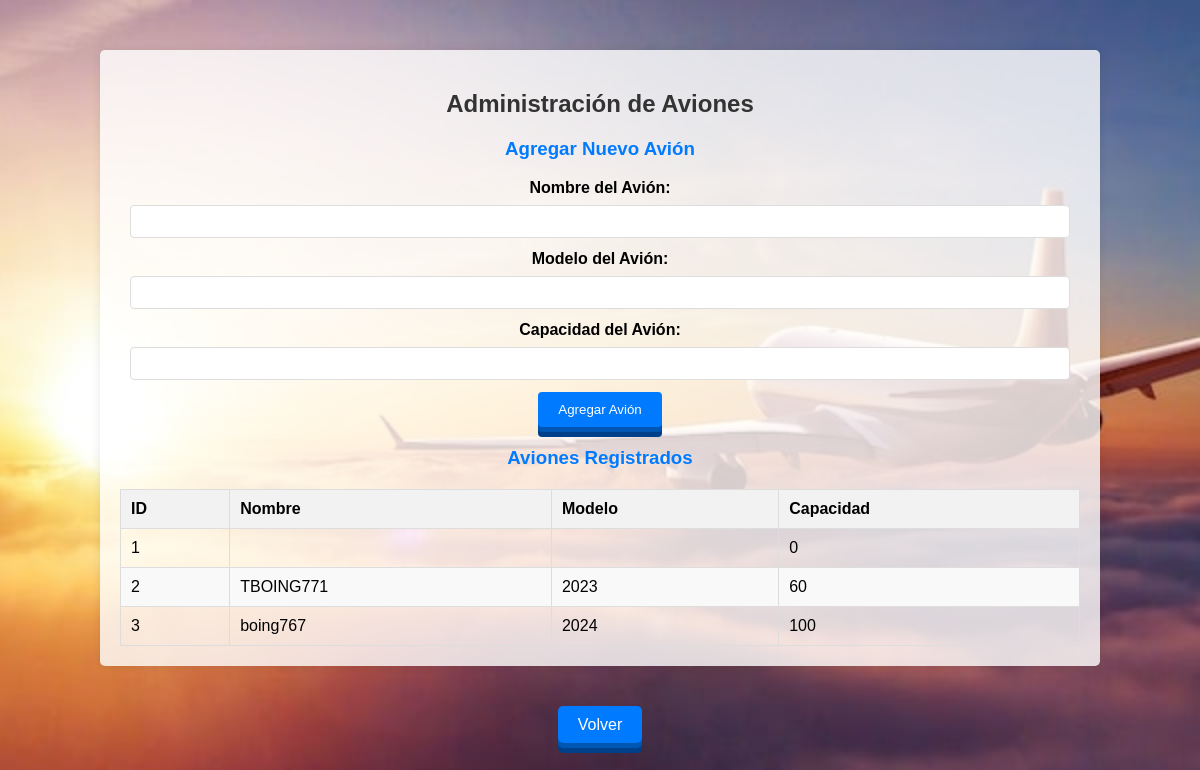
Screenshot of /aviones.php with the database file from the repository.
### tables this page shows
CREATE TABLE `aviones` (
  `id` int(11) NOT NULL,
  `nombre` varchar(100) NOT NULL,
  `modelo` varchar(100) NOT NULL,
  `capacidad` int(11) NOT NULL
);

### aviones.php (the view, shortened to what this page needs)
<!DOCTYPE html>
<html lang="es">
<head>
</head>
<body>
    <div class="container">
        <h2>Administración de Aviones</h2>
        <form action="guardar_avion.php" method="POST">
            <h3>Agregar Nuevo Avión</h3>
            <label for="nombre_avion">Nombre del Avión:</label>
            <input type="text" id="nombre_avion" name="nombre" required>
            <label for="modelo_avion">Modelo del Avión:</label>
            <input type="text" id="modelo_avion" name="modelo" required>
            <label for="capacidad_avion">Capacidad del Avión:</label>
            <input type="number" id="capacidad_avion" name="capacidad" required>
            <button type="submit" class = "btn-3d">Agregar Avión</button>
        </form>
        <h3>Aviones Registrados</h3>
        <table>
            <thead>
                <tr>
                    <th>ID</th>
                    <th>Nombre</th>
                    <th>Modelo</th>
                    <th>Capacidad</th>
                </tr>
            </thead>
            <tbody>
                <?php
                include 'login.php';
                $sql = "SELECT * FROM aviones";
                $result = $conn->query($sql);
                if ($result->num_rows > 0) {
                    while($row = $result->fetch_assoc()) {
                        echo "<tr>";
                        echo "<td>" . $row["id"] . "</td>";
                        echo "<td>" . $row["nombre"] . "</td>";
                        echo "<td>" . $row["modelo"] . "</td>";
                        echo "<td>" . $row["capacidad"] . "</td>";
                        echo "</tr>";
                    }
                } else {
                    echo "<tr><td colspan='4'>No hay aviones registrados</td></tr>";
                }
                ?>
            </tbody>
        </table>
    </div>
    <div class="actions" align="center">
            <a href="admin.php" class="btn-3d">Volver</a>
    </div>
</body>
</html>

### aviones.php (style rules this page uses)
body { font-family: Arial, sans-serif; background-image: url('proyecto_integrador/avion.jpg'); background-size: cover; background-repeat: no-repeat; background-attachment: fixed; margin: 0; padding: 0; }
.container { width: 80%; margin: 50px auto; background-color: rgba(255, 255, 255, 0.8); padding: 20px; border-radius: 5px; box-shadow: 0 0 10px rgba(0, 0, 0, 0.1); text-align: center; }
h2 { text-align: center; margin-bottom: 20px; color: #333; }
h3 { margin-top: 0; color: #007bff; }
form { margin-bottom: 20px; }
form label { display: block; margin-bottom: 8px; font-weight: bold; }
form input[type="text"], form input[type="number"] { width: calc(100% - 20px); padding: 8px; margin-bottom: 12px; border: 1px solid #ddd; border-radius: 4px; box-sizing: border-box; }
form button[type="submit"] { background-color: #007bff; color: #fff; border: none; padding: 10px 20px; border-radius: 4px; cursor: pointer; }
table { width: 100%; border-collapse: collapse; margin-top: 20px; }
th, td { padding: 10px; border: 1px solid #ddd; text-align: left; }
th { background-color: #f2f2f2; }
tr:nth-child(even) { background-color: #f9f9f9; }
.btn-3d { padding: 10px 20px; background-color: #007bff; color: #fff; text-decoration: none; border-radius: 5px; box-shadow: 0 5px #0056b3, 0 10px #00408a; position: relative; transition: all 0.2s ease; }
.actions { text-align: center; }

### rows the page displays
aviones: id "1", capacidad "0"
aviones: id "2", nombre "TBOING771", modelo "2023", capacidad "60"
aviones: id "3", nombre "boing767", modelo "2024", capacidad "100"
